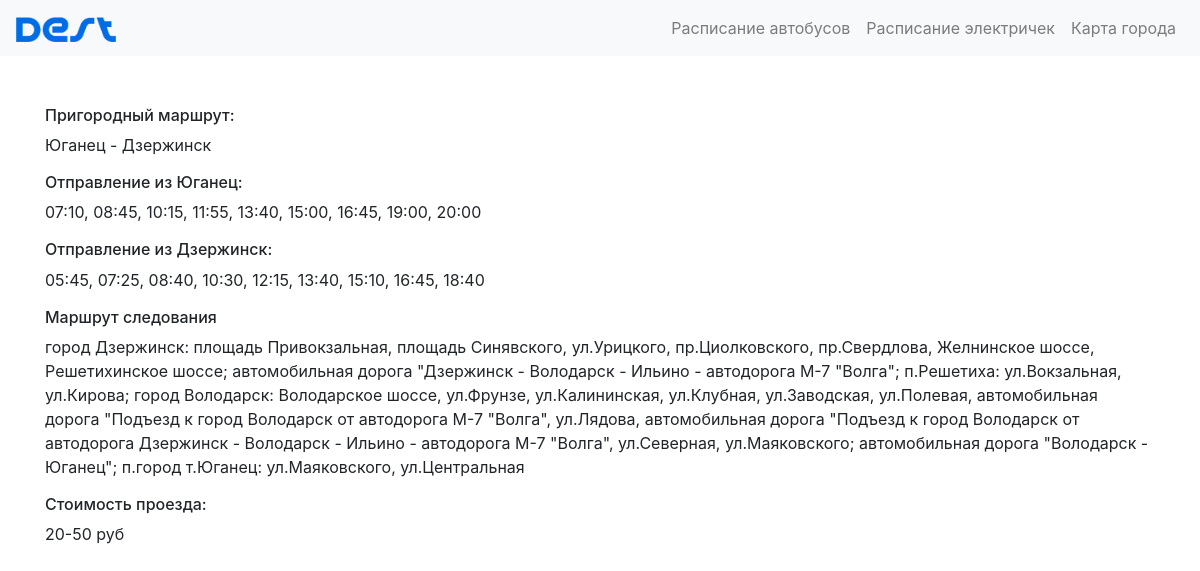
Screenshot of /shedule/212/ with the database file from the repository.
### main/models.py (models this page shows, shortened)
class Race(models.Model):
    bus = models.ForeignKey(Bus, verbose_name="Номер автобуса", on_delete=models.CASCADE)
    first_point_of_departure = models.CharField(max_length=255, verbose_name='Первый пункт отправления')
    first_shedule = models.TextField("Расписание")
    second_point_of_departure = models.CharField(max_length=255, verbose_name='Второй пункт отправления')
    second_shedule = models.TextField("Расписание")
    route = models.TextField("Маршрут следования")
    ticket_price = models.CharField(max_length=255, verbose_name='Цена билета')
    slug = models.SlugField(verbose_name="url", unique=True)
    class Meta:
        verbose_name = 'Рейс'
        verbose_name_plural = 'Рейсы'

### main/views.py (the view)
# urls.py: path('shedule/<slug:slug>/', views.get_shedule, name="shedule"),
def get_shedule(request, slug):
    shedule = Race.objects.filter(slug=slug)
    return render(request, 'main/shedule.html', {'title': 'Расписание автобусов', 'shedule': shedule})

### main/templates/main/shedule.html (shortened to what this page needs)
{% extends 'main/base.html' %}
{% block content %}
    {% for el in shedule %}
        <h6>Пригородный маршрут:</h6>
        <p>{{el.first_point_of_departure}} - {{el.second_point_of_departure}}</p>
        <h6>Отправление из {{el.first_point_of_departure}}:</h6>
        <p>{{el.first_shedule}}</p>
        <h6>Отправление из {{el.second_point_of_departure}}:</h6>
        <p>{{el.second_shedule}}</p>
        <h6>Маршрут следования</h6>
        <p>{{el.route}}</p>
        <h6>Стоимость проезда:</h6>
        <p>{{el.ticket_price}}</p>
    {% endfor %}
{% endblock %}

### rows the page displays
Race: first_point_of_departure "Юганец", second_point_of_departure "Дзержинск", first_shedule "07:10, 08:45, 10:15, 11:55, 13:40, 15:00, 16:45, 19:00, 20:00", second_shedule "05:45, 07:25, 08:40, 10:30, 12:15, 13:40, 15:10, 16:45, 18:40", route "город Дзержинск: площадь Привокзальная, площадь Синявского, ул.Урицкого, пр.Циолковского, пр.Свердлова, Желнинское шоссе, Решетихинское шоссе; автомобильная дорога \"Дзержинск - Володарск - Ильино - автодорога М-7 \"Волга\"; п.Решетиха: ул.Вокзальная, ул.Кирова; город Володарск: Володарское шоссе, ул.Фрунзе, ул.Калининская, ул.Клубная, ул.Заводская, ул.Полевая, автомобильная дорога \"Подъезд к город Володарск от автодорога М-7 \"Волга\", ул.Лядова, автомобильная дорога \"Подъезд к город Володарск от автодорога Дзержинск - Володарск - Ильино - автодорога М-7 \"Волга\", ул.Северная, ул.Маяковского; автомобильная дорога \"Володарск - Юганец\"; п.город т.Юганец: ул.Маяковского, ул.Центральная", ticket_price "20-50 руб"
